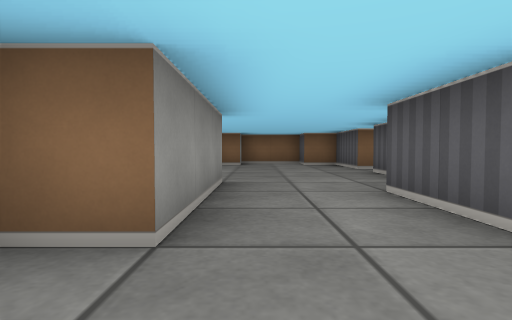
[1] (above)

16 first-person views from a walk through a cub3D level. The camera is about half as high as the walls, tilts 2° down and sees 80° across. The floor is counted in squares. Each view is taken from the middle of a square. On the plan, view 1 faces up. The plan holds only what a view shows up to about 9 squares ahead; the rest is blank.

[2]
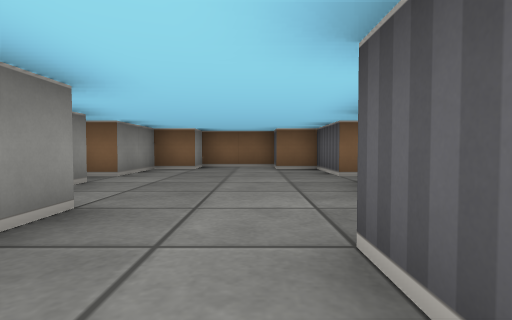

[3]
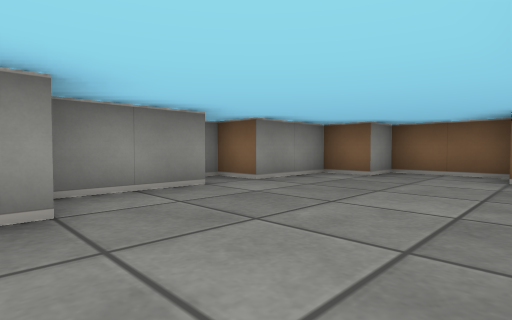

[4]
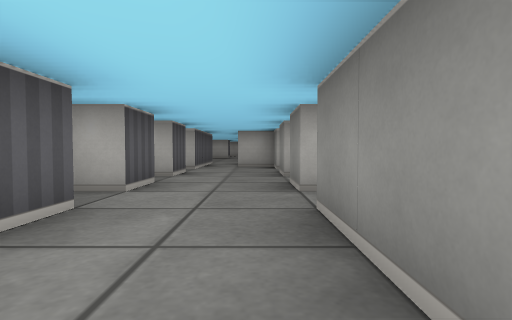

[5]
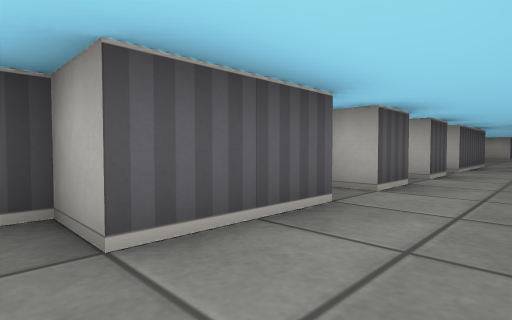

[6]
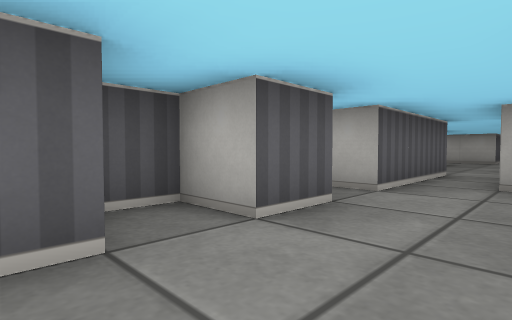

[7]
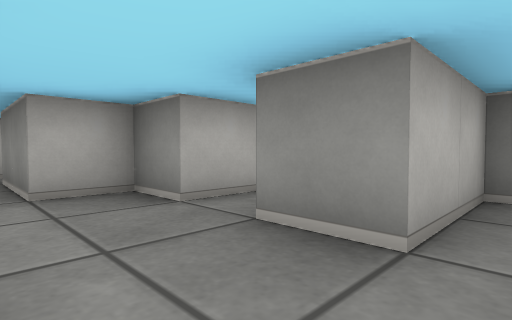

[8]
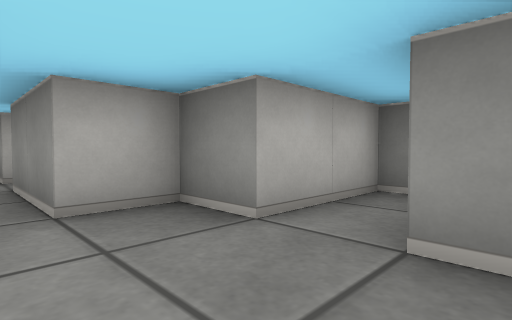

[9]
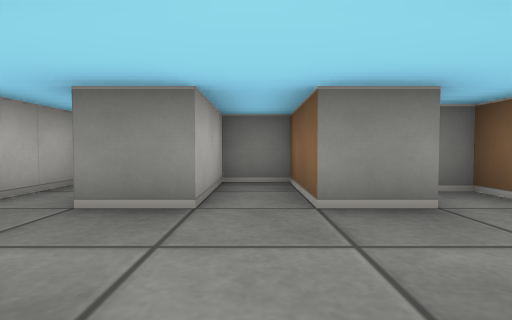

[10]
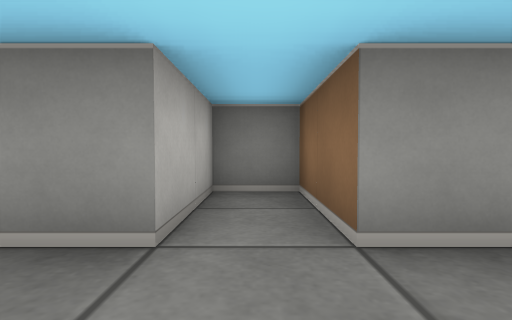

[11]
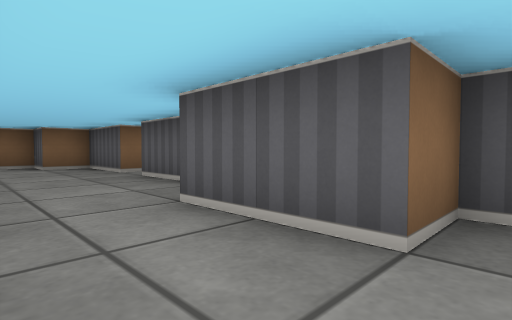

[12]
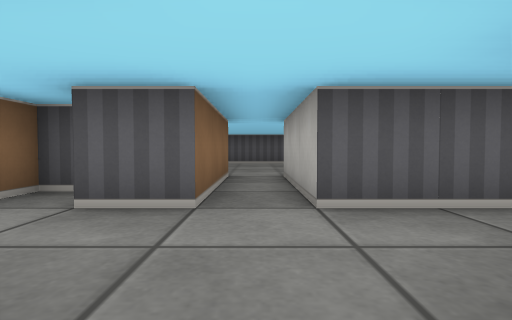

[13]
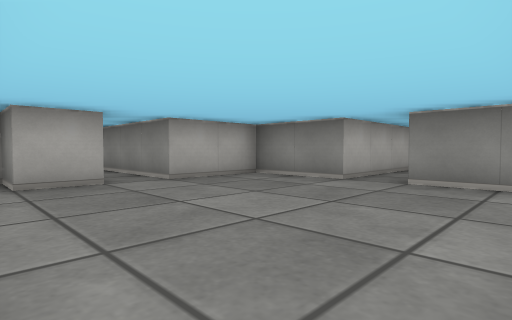

[14]
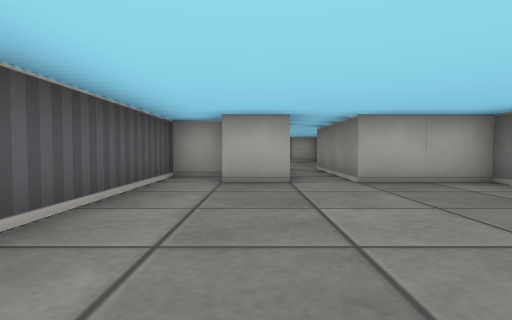

[15]
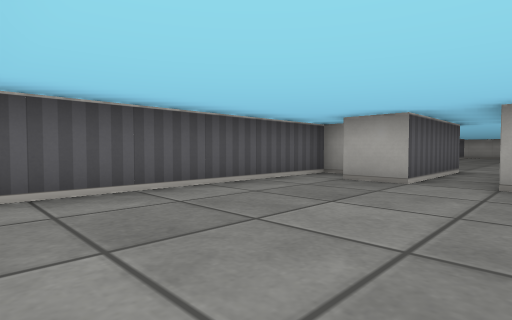

[16]
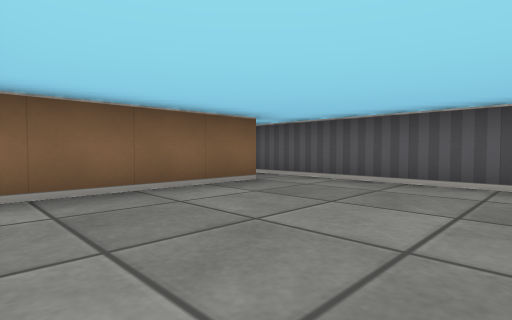

### Floor plan
Points are (right, up) in squares from view 1. A wall is a line through its corners. A room is listed if a view was taken in it or the views show most of it. See-through windows are left out.
Room 1 (views 1, 6, 7, 8, 9, 10)
walls: (1.5, -0.6) (1.5, 0.5); (-0.5, 0.6) (-0.5, -0.5) (-2.5, -0.5) (-2.5, -1.5) (-0.5, -1.5) (-0.5, -2.5); (1.5, -2.5) (1.5, -1.5) (2.5, -1.5) (2.5, -0.5) (1.9, -0.5)
ways out: opening at (0.5, 0) to room 2; opening at (0.5, -2) to room 3
Room 2 (views 2, 3, 4, 5, 11)
walls: (-0.5, 4.6) (-0.5, 1.5) (-1.5, 1.5) (-1.5, 1); (-1.5, 6.6) (-1.5, 4.6); (2.5, 7.5) (2.5, 9.5) (1.5, 9.5) (1.5, 10.5) (-0.5, 10.5) (-0.5, 9.5) (-1.5, 9.5) (-1.5, 7.5) (-2.5, 7.5); (2.6, 1.5) (1.5, 1.5) (1.5, 3.5) (2.5, 3.5) (2.5, 6.5); (1.5, 0.5) (2.1, 0.5)
ways out: opening at (0.5, 0) to room 1; opening at (3.5, 7)
Room 3 (view 12)
walls: (-2.6, -3.5) (-0.5, -3.5) (-0.5, -4.5) (0.5, -4.5) (0.5, -6.5); (1.5, -6.5) (1.5, -3.5)
ways out: opening at (0.5, -2) to room 1; opening at (2, -3) to room 4; opening at (1, -7)
Room 4 (views 13, 14, 15, 16)
walls: (8.5, -0.5) (5.2, -0.5); (4.5, -1.4) (4.5, -2.5) (1.5, -2.5); (1.5, -3.5) (4.5, -3.5) (4.5, -5.5) (6.5, -5.5) (6.5, -8.5); (7.5, -8.6) (7.5, -5.5) (8.5, -5.5) (8.5, -6.5) (9.5, -6.5) (9.5, -0.5)
ways out: opening at (2, -3) to room 3; opening at (7, -9); opening at (9, 0.5)

Positions as (right, up) in squares from view 1, and headings:
1: (0, 0), facing up
2: (1, 2), facing up
3: (2, 4), facing up-left
4: (0, 4), facing down
5: (0, 4), facing down-right
6: (0, 0), facing down-right
7: (1, -1), facing down-left
8: (1, -2), facing down-left
9: (2, -1), facing left
10: (1, -1), facing left
11: (0, 1), facing up-right
12: (-1, -3), facing right
13: (9, -1), facing down-left
14: (8, -1), facing down
15: (6, -1), facing down-right
16: (5, -4), facing up-right
